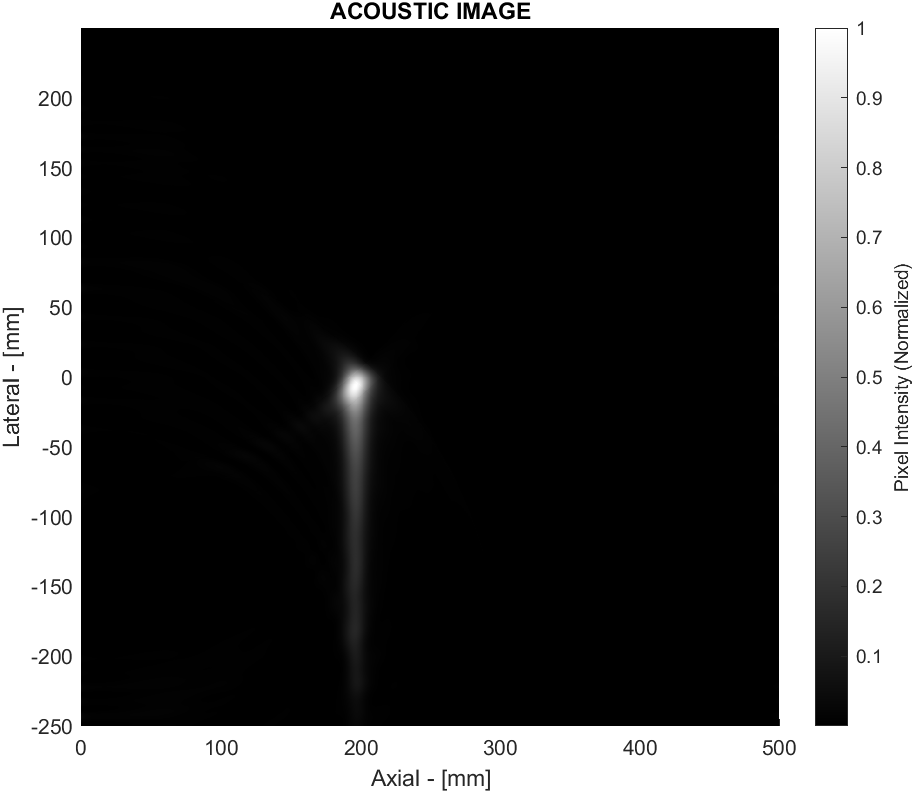
%> input picture image.png, 914 x 793 px
$ octave gaussfilt_and_binarization.m   (GNU Octave 9; MATLAB toolbox functions it lacks are replaced by stand-ins)
%> lines starting %> are read from the running program, lines starting %| are printed output that depends on the picture; in (x1, y1, x2, y2) boxes, pixels count from 0 and x2, y2 are one past the last pixel; in counts of white or black regions, pixels touching at a corner belong together; the program's own positions count from 1
clear all;
close all;
clc;

%% caricamento immagine ritagliata in scala di grigi
DIM = 256;
im = imread('image.png');
%> im is the input picture: size 793x914x3 uint8; min 0, max 255, mean 78.1
im = im2gray(im);
%> im: size 793x914 uint8
im = im(29:726 ,82:779);
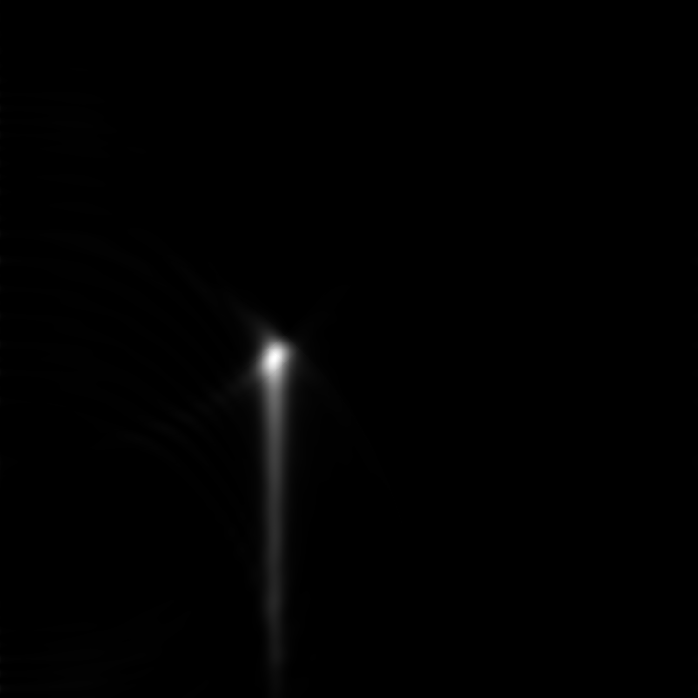
%> im: size 698x698 uint8; min 0, max 255, mean 1.3
im= imresize(im, [DIM DIM]);
%> im: size 256x256 uint8
figure(1), imshow(im);

%% aggiunta di rumore gaussiano
noise = uint8(100*randn(DIM, DIM));
im = im + noise;
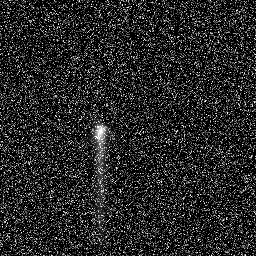
%> im: size 256x256 uint8; min 0, max 255, mean 40.6
figure(2), imshow(im);

% print per esportazione in vhdl
fprintf('(');
for ii = 1:DIM
    fprintf('(');
    for jj = 1:DIM
        binVal = dec2bin(im(ii,jj),8);
        fprintf('"%s"',binVal);
        if jj ~= DIM
            fprintf(',');
        end
    end
    fprintf(')');
    if ii ~= DIM
        fprintf(',\n');
    end
end
%> this loop made 256 passes
%> (printed output is left out)
fprintf(')');
%% filtro gaussiano
GaussianMask = fspecial('gaussian', [5 5], 5)
imfil = imfilter(im, GaussianMask);
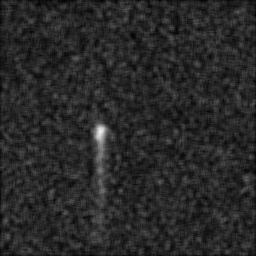
%> imfil: size 256x256 uint8; min 2, max 235, mean 40.3
figure(3), imshow(imfil);

%% binarizzazione
imbw = imbinarize(imfil, 0.5);
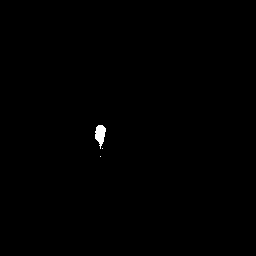
%> imbw: size 256x256 logical; 0.26% white; 3 white regions (2 under 20 px), largest, box (x1, y1, x2, y2) and area: (95, 125, 106, 149) 166
figure(4), imshow(imbw);

imbwnofilt = imbinarize(im, 0.5);
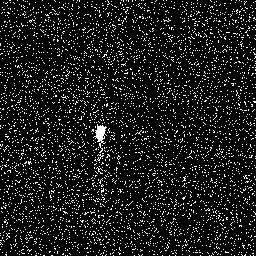
%> imbwnofilt: size 256x256 logical; 10.3% white in thin lines or dots
figure(5), imshow(imbwnofilt);

%% plus: estrazione componente connessa maggiore
% biggest = bwareafilt(imbw,1,'largest');
% figure(5), imshow(biggest);
% imbw = biggest;  % per calcolo valori di interesse solo su largest conn comp

%% estrazione valori di interesse
BraggPeak = max(max(imfil));
%> BraggPeak = 235
[x,y] = find(imfil==BraggPeak, 1);    % riga e colonna del picco
%> x = 132; y = 101

max_width = max(sum(imbw, 2));   % larghezza
%> max_width = 11
max_height = max(sum(imbw, 1));  % altezza
%> max_height = 25

%% valori senza aggiunta di rumore
BraggPeak2 = max(max(im));
%> BraggPeak2 = 255
[x2,y2] = find(im==BraggPeak, 1);    % riga e colonna del picco
%> x2 = 208; y2 = 16

max_width2 = max(sum(imbwnofilt, 2));   % larghezza
%> max_width2 = 42
max_height2 = max(sum(imbwnofilt, 1));  % altezza
%> max_height2 = 59
